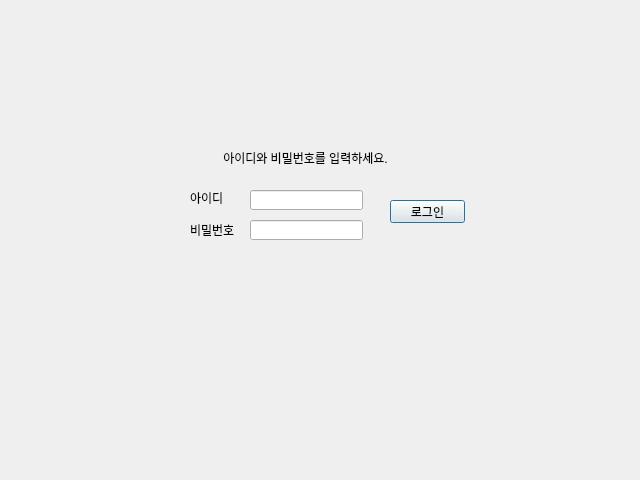
<?xml version="1.0" encoding="UTF-8"?>
<ui version="4.0">
 <class>Dialog</class>
 <widget class="QDialog" name="Dialog">
  <property name="geometry">
   <rect>
    <x>0</x>
    <y>0</y>
    <width>640</width>
    <height>480</height>
   </rect>
  </property>
  <property name="windowTitle">
   <string>감자합니다</string>
  </property>
  <widget class="QLineEdit" name="edit1">
   <property name="enabled">
    <bool>true</bool>
   </property>
   <property name="geometry">
    <rect>
     <x>250</x>
     <y>220</y>
     <width>113</width>
     <height>20</height>
    </rect>
   </property>
   <property name="echoMode">
    <enum>QLineEdit::Password</enum>
   </property>
  </widget>
  <widget class="QLabel" name="label1">
   <property name="geometry">
    <rect>
     <x>190</x>
     <y>220</y>
     <width>56</width>
     <height>20</height>
    </rect>
   </property>
   <property name="text">
    <string>비밀번호</string>
   </property>
   <property name="buddy">
    <cstring>edit1</cstring>
   </property>
  </widget>
  <widget class="QLabel" name="label0">
   <property name="geometry">
    <rect>
     <x>190</x>
     <y>190</y>
     <width>56</width>
     <height>16</height>
    </rect>
   </property>
   <property name="text">
    <string>아이디</string>
   </property>
   <property name="buddy">
    <cstring>edit0</cstring>
   </property>
  </widget>
  <widget class="QPushButton" name="button_login">
   <property name="geometry">
    <rect>
     <x>390</x>
     <y>200</y>
     <width>75</width>
     <height>23</height>
    </rect>
   </property>
   <property name="text">
    <string>로그인</string>
   </property>
  </widget>
  <widget class="QLineEdit" name="edit0">
   <property name="geometry">
    <rect>
     <x>250</x>
     <y>190</y>
     <width>113</width>
     <height>20</height>
    </rect>
   </property>
  </widget>
  <widget class="QLabel" name="label3">
   <property name="geometry">
    <rect>
     <x>180</x>
     <y>150</y>
     <width>251</width>
     <height>16</height>
    </rect>
   </property>
   <property name="text">
    <string>아이디와 비밀번호를 입력하세요.</string>
   </property>
   <property name="alignment">
    <set>Qt::AlignCenter</set>
   </property>
  </widget>
  <widget class="QLabel" name="label">
   <property name="geometry">
    <rect>
     <x>0</x>
     <y>0</y>
     <width>640</width>
     <height>480</height>
    </rect>
   </property>
   <property name="text">
    <string/>
   </property>
   <property name="pixmap">
    <pixmap>쓰세연.png</pixmap>
   </property>
  </widget>
  <zorder>label</zorder>
  <zorder>edit1</zorder>
  <zorder>label1</zorder>
  <zorder>label0</zorder>
  <zorder>button_login</zorder>
  <zorder>edit0</zorder>
  <zorder>label3</zorder>
 </widget>
 <resources/>
 <connections/>
</ui>
